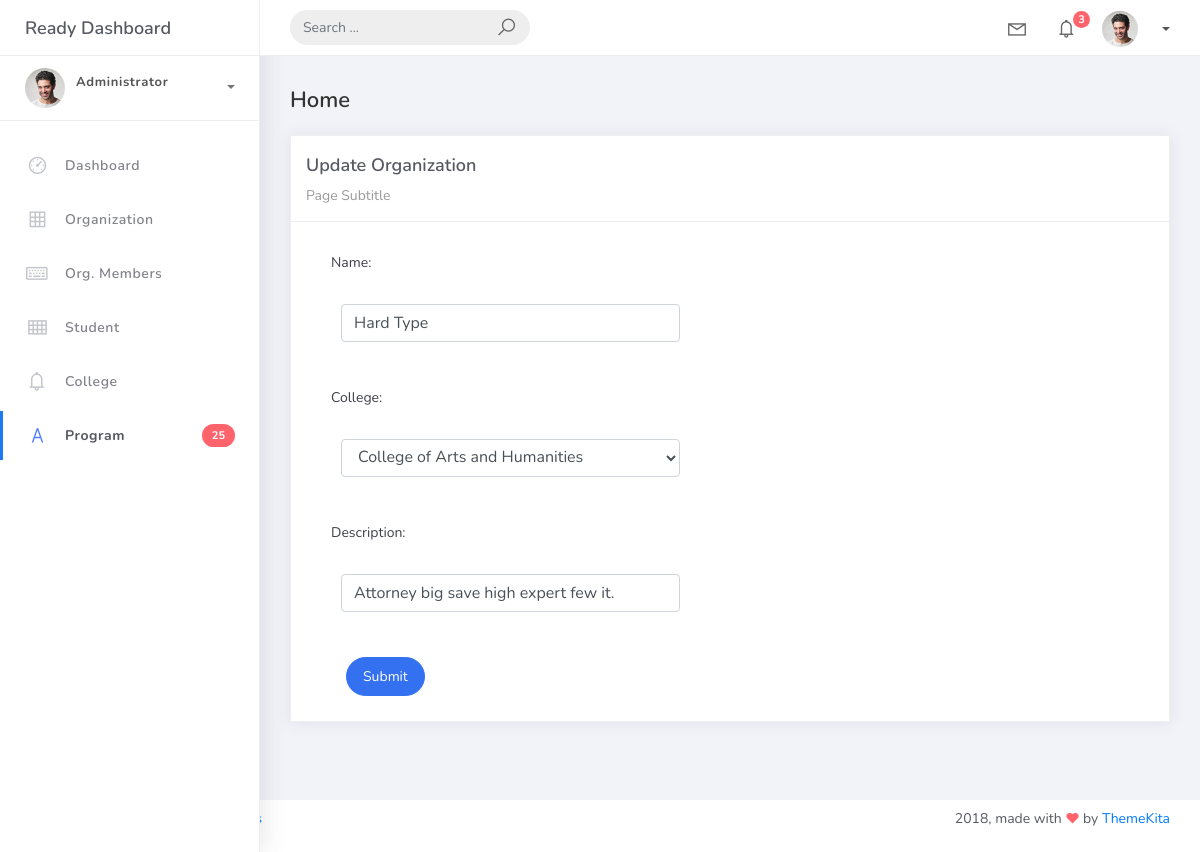
The page /organization_list/7 on the database its author committed.
### studentorg/models.py (models this page shows, shortened)
class BaseModel(models.Model):
    created_at = models.DateTimeField(auto_now_add=True, db_index=True)
    updated_at = models.DateTimeField(auto_now=True)
    class Meta:
        abstract = True

class Organization(BaseModel):
    name = models.CharField(max_length=250)
    college = models.ForeignKey(College, null=True, blank=True, on_delete=models.CASCADE)
    description = models.CharField(max_length=500)

### studentorg/views.py (the view)
# urls.py: path('organization_list/<pk>',OrganizationUpdateView.as_view(), name='organization-update'),
class OrganizationUpdateView(UpdateView):
    model = Organization
    form_class = OrganizationForm
    template_name = 'org_form.html'
    success_url = reverse_lazy('organization-list')

### studentorg/forms.py
class OrganizationForm(ModelForm):
    class Meta:
        model = Organization
        fields = "__all__"

### studentorg/models.py (called while the page is built)
    def __str__(self):
        return self.college_name

### templates/org_form.html (shortened to what this page needs)
{% extends 'base.html' %}
{% load static %}
{% block content %}
<div class="content">
    <div class="container-fluid">
        <h4 class="page-title">Home</h4>
        <div class="row">
            <div class="col-md-12">
                <div class="card">
                    <div class="card-header">
                        <div class="card-title">
                            {% if object %}
                                Update Organization
                            {% else %}
                                Add New Organization
                            {% endif %}
                        </div>
                        <div class="card-category">Page Subtitle</div>
                    </div>
                    <div class="col-md-6">
                        <div class="card-body">
                            <form action="" method="post" novalidate>
                                {% include 'includes/form.html' %}
                                <div class="form-group">
                                    <div class="col-md-12 col-sm-3">
                                        <button type="submit" class="btn btn-primary btn-rounded">Submit</button>
                                    </div>
                                </div>
                            </form>
                        </div>
                    </div>
                </div>
            </div>
        </div>
    </div>
</div>
{% endblock %}

### templates/includes/form.html (shortened to what this page needs)
{% load widget_tweaks %}
{% for field in form %}
<div class="field item form-group">
    <label>{{ field.label_tag }}</label>
    <div class="form-group">
        {% render_field field class="form-control" %}
    </div>
</div>
{% endfor %}

### rows shown on the page
Organization: name "Hard Type" "College of Arts and Humanities" "Attorney big save high expert few it."

### other values the page prints
{{ field.label_tag }} "Name:" "College:" "Description:"
